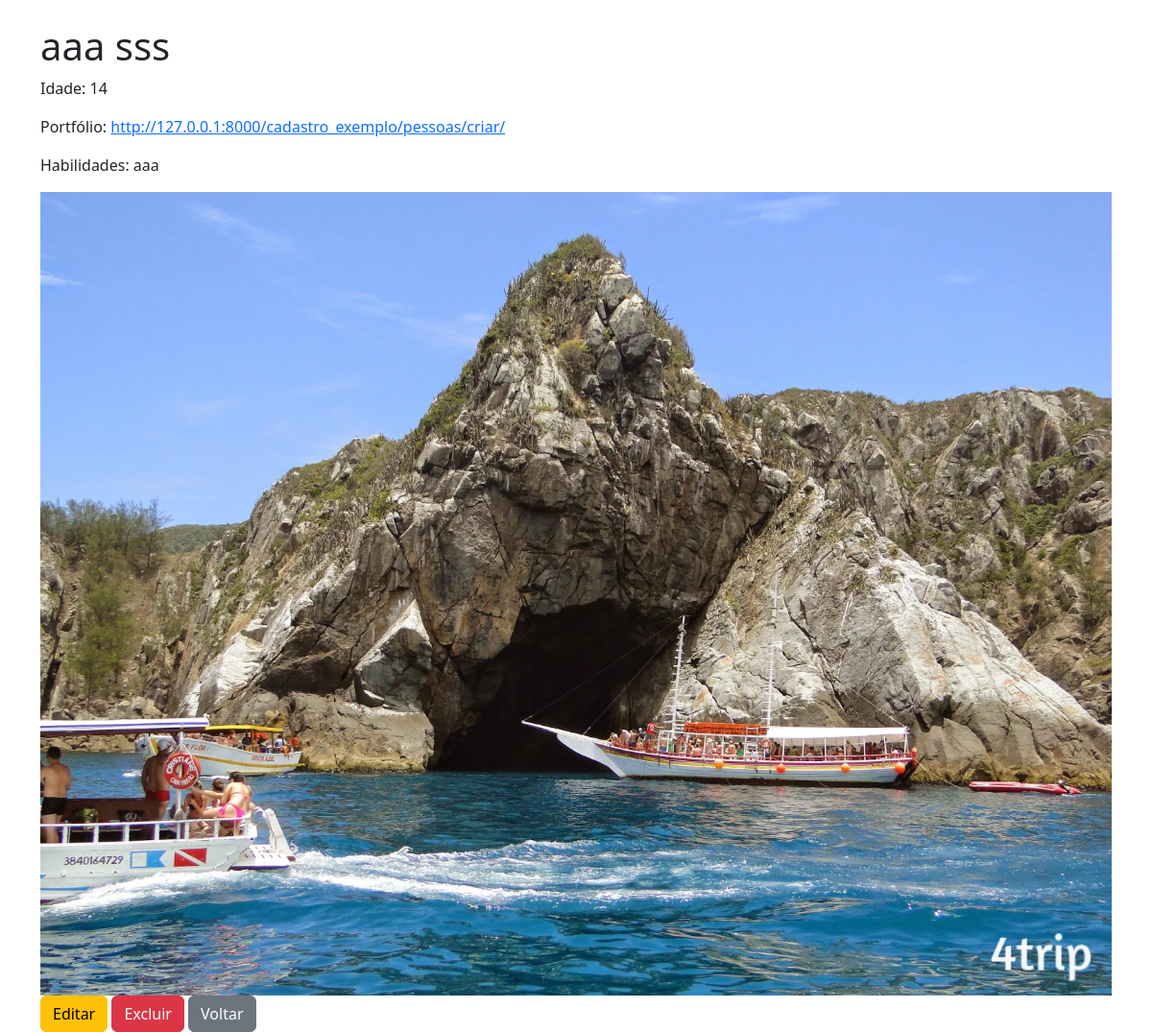
Page /pessoas/12/ on the committed database.
### cadastro_exemplo/models.py (models this page shows, shortened)
class Pessoa(models.Model):
    nome = models.CharField(max_length=100)
    sobrenome = models.CharField(max_length=100)
    data_aniversario = models.DateField()
    url_portfolio = models.URLField(blank=True, null=True)
    imagem = models.ImageField(upload_to='pessoas/', blank=True, null=True)
    criado_em = models.DateTimeField(auto_now_add=True)
    atualizado_em = models.DateTimeField(auto_now=True)
    habilidades = models.ManyToManyField('Habilidade', blank=True)
    @property
    def idade(self):
        return (now().date() - self.data_aniversario).days // 365

class Habilidade(models.Model):
    nome = models.CharField(max_length=50)
    descricao = models.TextField(blank=True)
    def __str__(self):
        return self.nome

### cadastro_exemplo/views.py (the view)
# urls.py: path('pessoas/<int:pk>/', views.PessoaDetailView.as_view(), name='detalhe_pessoa'),
class PessoaDetailView(DetailView):
    model = Pessoa
    template_name = 'cadastro_exemplo/detalhe.html'

### cadastro_exemplo/templates/cadastro_exemplo/detalhe.html
{% extends 'base.html' %}
{% block content %}
    <h1>{{ pessoa.nome }} {{ pessoa.sobrenome }}</h1>
    <p>Idade: {{ pessoa.idade }}</p>
    <p>Portfólio: <a href="{{ pessoa.url_portfolio }}" target="_blank">{{ pessoa.url_portfolio }}</a></p>
    <p>Habilidades: {% for habilidade in pessoa.habilidades.all %}{{ habilidade }}{% if not forloop.last %}, {% endif %}{% endfor %}</p>
    {% if pessoa.imagem  %}
        <img src="{{ pessoa.imagem.url }}" class="img-fluid" alt="{{ pessoa.nome }}">
    {% endif %}
    <a href="{% url 'editar_pessoa' pessoa.id %}" class="btn btn-warning">Editar</a>
    <a href="{% url 'excluir_pessoa' pessoa.id %}" class="btn btn-danger">Excluir</a>
    <a href="{% url 'lista_pessoas' %}" class="btn btn-secondary">Voltar</a>
{% endblock %}

### rows in the picture
Pessoa: nome "aaa", sobrenome "sss", idade "14", url_portfolio "http://127.0.0.1:8000/cadastro_exemplo/pessoas/criar/", imagem (picture)
Habilidade: nome "aaa"
